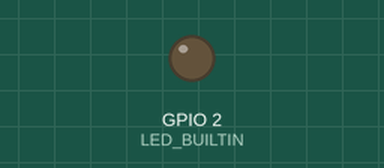
A sketch run on a simulated ESP32. Parts: output pins drawn as LEDs (lit = HIGH). Nothing arrives over Bluetooth unless stated; a phone connects over Bluetooth LE 3 s after start; what the sketch prints to the serial monitor is not drawn.

Above: at 0.1 s.
At 2.1 s:
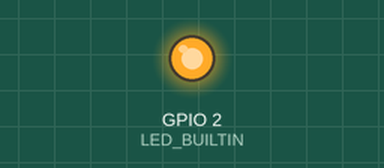
Timing chart, 0 to 3.6 s (numbered marks = the images above):
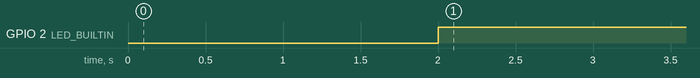

Measured:
- by itself, GPIO 2 (LED_BUILTIN): LOW → HIGH at 2.0 s

The sketch:

esp32_hrm.ino
```cpp
// The purpose of this sketch is to find how to create a BLE service that a Garmin FR935 can connect to.
#include "BLEHelper.hh"

BLEHelper bleHelper;
unsigned int heartRate = 50;
int change = 1;
uint8_t batteryLevel = 50;

// for pico-d4
#ifndef LED_BUILTIN
#define LED_BUILTIN 2
#endif

void setup() {
  Serial.begin(115200);
  for (unsigned long const serialBeginTime = millis(); !Serial && (millis() - serialBeginTime <= 5000);) {}
#if CONFIG_IDF_TARGET_ESP32S3
  rgbLedWrite(RGB_BUILTIN, 0, 0, /*RGB_BRIGHTNESS*/ 8);  // Blue
#else
  pinMode(LED_BUILTIN, OUTPUT);
#endif
  bleHelper.setup();
}

void loop() {
  static unsigned long tick;
  static bool toggle;


  // refresh every 1sec
  if (millis() - tick > 1000) {
    tick = millis();

    heartRate += change;
    batteryLevel = (batteryLevel + change >= 100) ? 100 : (batteryLevel + change);
    if (heartRate >= 100)
      change = -1;
    else if (heartRate <= 60)
      change = 1;

    //Serial.print("HR: ");
    //Serial.print(heartRate);
    //Serial.println();
    // Serial.print("batt: ");
    // Serial.print(batteryLevel);
    // Serial.println();

    if (bleHelper.connected) {

      bleHelper.notifyHeartRate(heartRate);
      //bleHelper.notifyBatteryLevel(batteryLevel);

#if CONFIG_IDF_TARGET_ESP32S3
      rgbLedWrite(RGB_BUILTIN, 0, 0, /*RGB_BRIGHTNESS*/ 8);  // Blue
#else
      digitalWrite(LED_BUILTIN, HIGH);
#endif
    } else {
#if CONFIG_IDF_TARGET_ESP32S3
      rgbLedWrite(RGB_BUILTIN, 0, 0, toggle ? /*RGB_BRIGHTNESS*/ 8 : 0);
#else
      digitalWrite(LED_BUILTIN, toggle ? HIGH : LOW);
#endif
      toggle = !toggle;
    }
  }
}
```

BLEHelper.cpp
```cpp
#include <BLEUUID.h> // Unique to ESP32 BLE Arduino
#include <BLEDevice.h>
#include <BLEUtils.h>
#include <BLEServer.h>
#include <BLE2902.h>

#include "esp_mac.h"// For esp_read_mac
#include "arduino.h"
#include "BLEHelper.hh"

#define hrmServiceId BLEUUID((uint16_t)0x180D)
#define deviceInformationServiceId BLEUUID((uint16_t)0x180A)
#define batteryLevelServiceId BLEUUID((uint16_t)0x180F)

BLEHelper::BLEHelper()
{
}

void BLEHelper::setup()
{
    uint8_t mac[6];
    esp_read_mac(mac, ESP_MAC_BT); // Read the Bluetooth MAC address

    char deviceName[30];
    sprintf(deviceName, "HRM_%02X%02X%02X%02X%02X%02X",mac[0], mac[1], mac[2], mac[3], mac[4], mac[5]);

    BLEDevice::init(deviceName);
    BLEServer *pServer = BLEDevice::createServer();
    pServer->setCallbacks(this);

    BLEService *hrmService = pServer->createService(hrmServiceId);

    _measurementCharacteristics = hrmService->createCharacteristic(
        BLEUUID((uint16_t)0x2A37), BLECharacteristic::PROPERTY_NOTIFY);

    // Client Characteristic Configuration
    _measurementCharacteristics->addDescriptor(new BLE2902());

    // Body Sensor Location
    /*
    0x00 Other
    0x01 Chest
    0x02 Wrist
    0x03 Finger
    0x04 Hand
    0x05 Ear Lobe
    0x06 Foot
    0x07??xFF Reserved for Future Use*/
    byte sensorLocationValue[1] = { 0x01 }; // Chest
    BLECharacteristic *sensorLocation = hrmService->createCharacteristic(BLEUUID((uint16_t)0x2A38), BLECharacteristic::PROPERTY_READ);
    sensorLocation->setValue(sensorLocationValue, 1);

    // Characteristic User Description
    BLEDescriptor userDescription(BLEUUID((uint16_t)0x2901));
    userDescription.setValue("Demo 50-60 bpm");
    _measurementCharacteristics->addDescriptor(&userDescription);

    // Device Information Service - Did not help by it self.
    BLEService *deviceInformationService = pServer->createService(deviceInformationServiceId);
    BLECharacteristic *firmware = deviceInformationService->createCharacteristic(BLEUUID((uint16_t)0x2A26), BLECharacteristic::PROPERTY_READ);
    firmware->setValue("1.2.3");
    BLECharacteristic *hardware = deviceInformationService->createCharacteristic(BLEUUID((uint16_t)0x2A27), BLECharacteristic::PROPERTY_READ);
    hardware->setValue("4.5.6");
    BLECharacteristic *manufacturer = deviceInformationService->createCharacteristic(BLEUUID((uint16_t)0x2A29), BLECharacteristic::PROPERTY_READ);
    manufacturer->setValue("ACME");

  //  BLEService *batteryLevelService = pServer->createService(batteryLevelServiceId);
  //  _batteryLevelCharacteristics = batteryLevelService->createCharacteristic(BLEUUID((uint16_t)0x2A19), BLECharacteristic::PROPERTY_READ | BLECharacteristic::PROPERTY_NOTIFY);
  //  _batteryLevelCharacteristics->addDescriptor(new BLE2902());

    deviceInformationService->start();
    hrmService->start();
  //  batteryLevelService->start();
    this->startAdvertising(pServer);

    String macAddress = BLEDevice::getAddress().toString();
    Serial.print("ESP32 BLE MAC Address: ");
    Serial.println(macAddress.c_str());
}

void BLEHelper::onConnect(BLEServer *pServer)
{
    Serial.println("onConnect");
    connected = true;
};

void BLEHelper::onDisconnect(BLEServer *pServer)
{
    Serial.println("onDisconnect");
    connected = false;

    BLEDevice::startAdvertising(); // peter
}

void BLEHelper::startAdvertising(BLEServer *pServer)
{
    BLEAdvertising *pAdvertising = BLEDevice::getAdvertising();

    pAdvertising->addServiceUUID(hrmServiceId);

    // If the following two lines are left out, nrfConnect will show duplicated services.
    pAdvertising->setScanResponse(false);
    pAdvertising->setMinPreferred(0x0); // set value to 0x00 to not advertise this parameter

    BLEDevice::startAdvertising();
}

void BLEHelper::notifyHeartRate(unsigned int heartRate)
{
    /*
    Field #1 - Flags (byte)
        Bit 0   - Heart Rate Value Format
                    0 = uint8
                    1 = uint16
        Bit 1-2 - Sensor Contact Status
                    0 - Sensor Contact feature is not supported in the current connection
                    1 - Sensor Contact feature is not supported in the current connection
                    2 - Sensor Contact feature is supported, but contact is not detected
                    3 - Sensor Contact feature is supported and contact is detected
        Bit 3   - Energy Expended Status
                    0 = Energy Expended field is not present
                    1 = Energy Expended field is present. Units: kilo Joules
        Bit 3   - RR-Interval bit
                    0 = RR-Interval values are not present.
                    1 = One or more RR-Interval values are present.
        Bit 5-7 - Reserved
    Field #2 - Heart Rate Measurement Value (uint8)
    Field #3 - Heart Rate Measurement Value (uint16)
    Field #4 - Energy Expended (uint16)
    Field #5 - RR-Interval (uint16)
    */

    // Flags = Format uint16
    byte cscMeasurementFlags = 0b00000001;

    // Flags + Heart rate (uint16) = 3 bytes
    byte value[3] = { cscMeasurementFlags, 0, 0 };

    value[1] = heartRate & 0xFF;
    value[2] = (heartRate >> 8) & 0xFF;

    _measurementCharacteristics->setValue(value, 3);
    _measurementCharacteristics->notify();
}

void BLEHelper::notifyBatteryLevel(uint8_t level)
{
    byte value[1] = { level };
    _batteryLevelCharacteristics->setValue(value, 1);
    _batteryLevelCharacteristics->notify();
}
```

BLEHelper.hh
```cpp
#ifndef BLEHelper_h
#define BLEHelper_h
#include <BLEUUID.h> // Unique to ESP32 BLE Arduino
#include <BLEDevice.h>
#include <BLEUtils.h>
#include <BLEServer.h>
#include "arduino.h"

class BLEHelper : public BLEServerCallbacks
{
public:
  BLEHelper();
  void setup();
  void notifyHeartRate(unsigned int heartRate);
  void notifyBatteryLevel(uint8_t level);
  void onConnect(BLEServer *pServer);
  void onDisconnect(BLEServer *pServer);
  bool connected;

private:
  BLECharacteristic *_measurementCharacteristics = NULL;
  BLECharacteristic *_sensorLocationCharacteristics = NULL;
  BLECharacteristic *_controlPointCharacteristics = NULL;
  BLECharacteristic *_batteryLevelCharacteristics = NULL;
  void startAdvertising(BLEServer *pServer);
};

#endif
```
